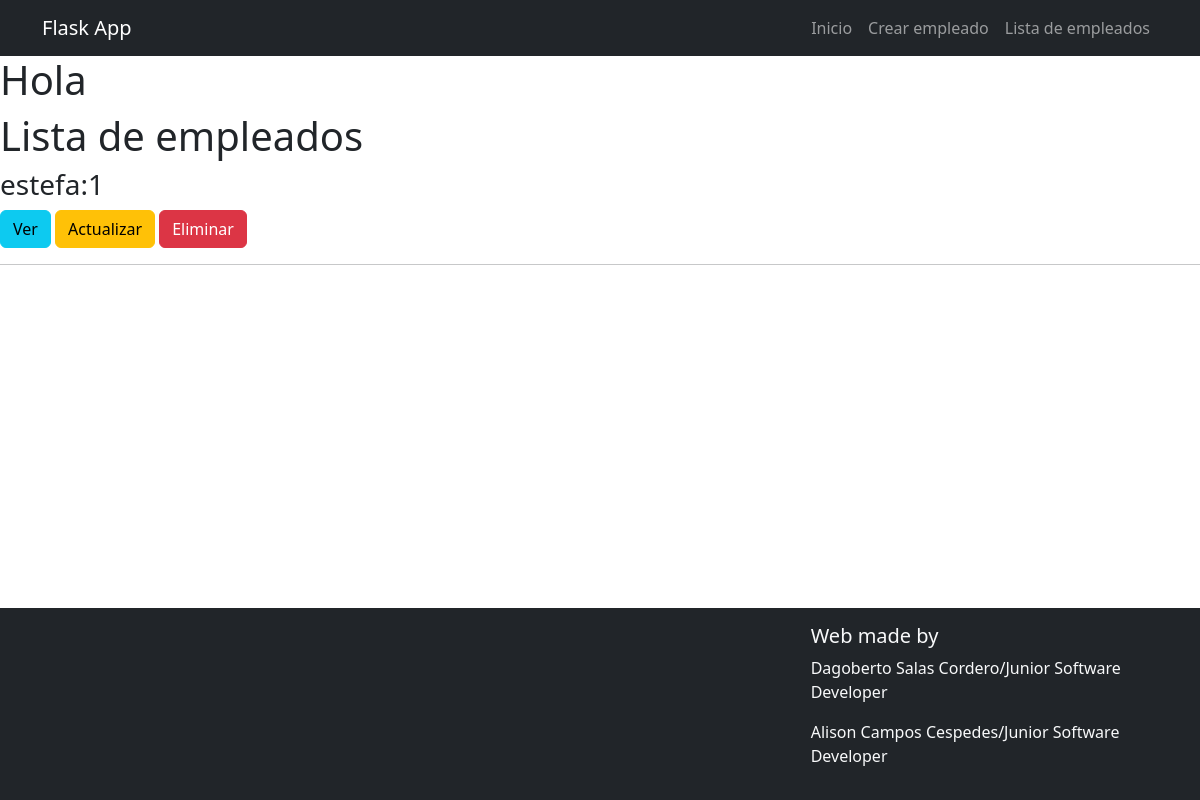
The page /empleados on the database as committed earlier.
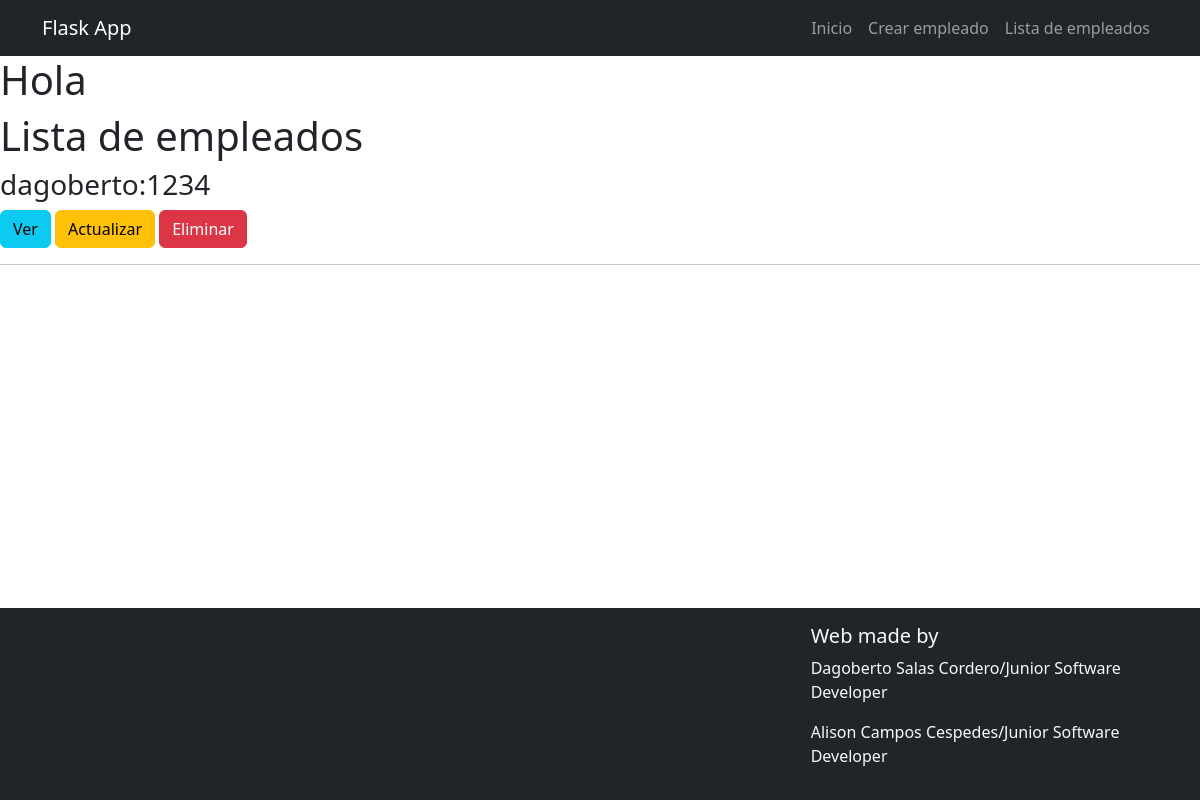
The same page on the database as committed later.
### models.py (models this page shows, shortened)
class EmpleadoModel(db.Model):
    __tablename__ = "Empleado"
    id = db.Column(db.Integer, primary_key=True)
    empleado_id = db.Column(db.Integer(), unique=True)
    nombre = db.Column(db.String())
    edad = db.Column(db.Integer())
    puesto = db.Column(db.String(80))
    def __repr__(self):
        return f"{self.nombre}:{self.empleado_id}"

### app.py (the view)
@app.route('/empleados')
def listaEmpleados():
    empleados = EmpleadoModel.query.all()
    return render_template('detalist.html', empleados=empleados)

### app.py (called while the page is built)
@app.before_request
def create_table():
    db.create_all()

### templates/detalist.html (shortened to what this page needs)
{% extends 'base.html' %}
{% block content %}
    <h1>Lista de empleados</h1>
    {% for empleado in empleados %}
        <h3>{{empleado}}</h3>
        <a  href="{{ url_for('verEmpleado', id=empleado.empleado_id) }}" class="btn btn-info">Ver</a>
        <a href="{{ url_for('actualizar', id=empleado.empleado_id) }}" class="btn btn-warning">Actualizar</a>
        <a  href="{{ url_for('eliminarEmpleado', id=empleado.empleado_id) }}"class="btn btn-danger" onclick="return confirm('¿Estás seguro de eliminar este empleado?')">Eliminar</a>
        <hr>
    {% endfor %}
{% endblock %}

### templates/base.html (shortened to what this page needs)
<!DOCTYPE html>
<html lang="en">
<head>
    <link rel="stylesheet" href="https://cdn.jsdelivr.net/npm/bootstrap@5.3.2/dist/css/bootstrap.min.css">
</head>
<body>
    <nav class="navbar navbar-expand-lg bg-dark navbar-dark">
        <div class="container">
            <a class="navbar-brand" href="/">Flask App</a>
            <div class="collapse navbar-collapse" id="navbarNav">
                <ul class="navbar-nav ms-auto">
                    <li class="nav-item">
                        <a class="nav-link" href="{{ url_for('inicio') }}">Inicio</a>
                    </li>
                    <li class="nav-item">
                        <a class="nav-link" href="{{ url_for('create') }}">Crear empleado</a>
                    </li>
                    <li class="nav-item">
                        <a class="nav-link" href="{{ url_for('listaEmpleados')}}">Lista de empleados</a>
                    </li>
                </ul>
            </div>
        </div>
    </nav>
    <h1>Hola</h1>
    {% block content %}
    {% endblock %}
</body>
<footer class="mt-5 ms">
    <div class="container-fluid bg-dark text-light p-3 fixed-bottom ">
        <div class="row">
            <div class="col-md-4 ms-auto">
                <h5>Web made by</h5>
                <p>Dagoberto Salas Cordero/Junior Software Developer</p>
                <p>Alison Campos Cespedes/Junior Software Developer</p>
            </div>
        </div>
    </div>
</footer>
</html>

Rows that differ between the two databases and show on the page:
removed EmpleadoModel: nombre+empleado "estefa:1"
added EmpleadoModel: nombre+empleado "dagoberto:1234"
